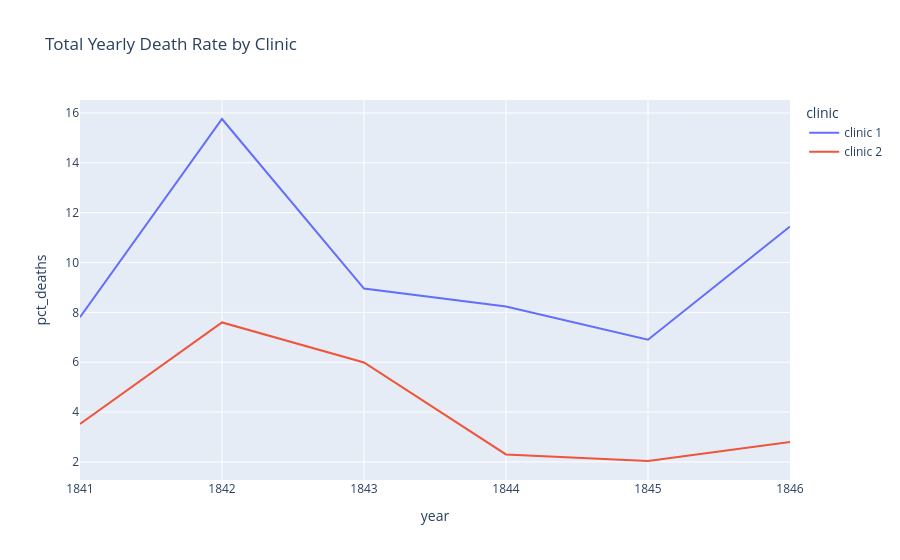

Notebook cell for this chart:
### Markdown cell above
### Plotting the Proportion of Yearly Deaths by Clinic

### Code cell
line = px.line(
    df_yearly,
    x="year",
    y="pct_deaths",
    color="clinic",
    title="Total Yearly Death Rate by Clinic",
)

line.show()

### Figure 1 — Plotly figure (JSON) as saved in the notebook; plotly's stock layout.template omitted (floating-point values rounded to 4 significant figures)
{"data": [{"hovertemplate": "clinic=clinic 1<br>year=%{x}<br>pct_deaths=%{y}<extra></extra>", "legendgroup": "clinic 1", "line": {"color": "#636efa", "dash": "solid"}, "marker": {"symbol": "circle"}, "mode": "lines", "name": "clinic 1", "orientation": "v", "showlegend": true, "type": "scatter", "x": [1841, 1842, 1843, 1844, 1845, 1846], "xaxis": "x", "y": [7.806, 15.76, 8.954, 8.236, 6.901, 11.45], "yaxis": "y"}, {"hovertemplate": "clinic=clinic 2<br>year=%{x}<br>pct_deaths=%{y}<extra></extra>", "legendgroup": "clinic 2", "line": {"color": "#EF553B", "dash": "solid"}, "marker": {"symbol": "circle"}, "mode": "lines", "name": "clinic 2", "orientation": "v", "showlegend": true, "type": "scatter", "x": [1841, 1842, 1843, 1844, 1845, 1846], "xaxis": "x", "y": [3.522, 7.597, 5.988, 2.3, 2.036, 2.797], "yaxis": "y"}], "layout": {"legend": {"title": {"text": "clinic"}, "tracegroupgap": 0}, "title": {"text": "Total Yearly Death Rate by Clinic"}, "xaxis": {"anchor": "y", "domain": [0, 1], "title": {"text": "year"}}, "yaxis": {"anchor": "x", "domain": [0, 1], "title": {"text": "pct_deaths"}}}}
